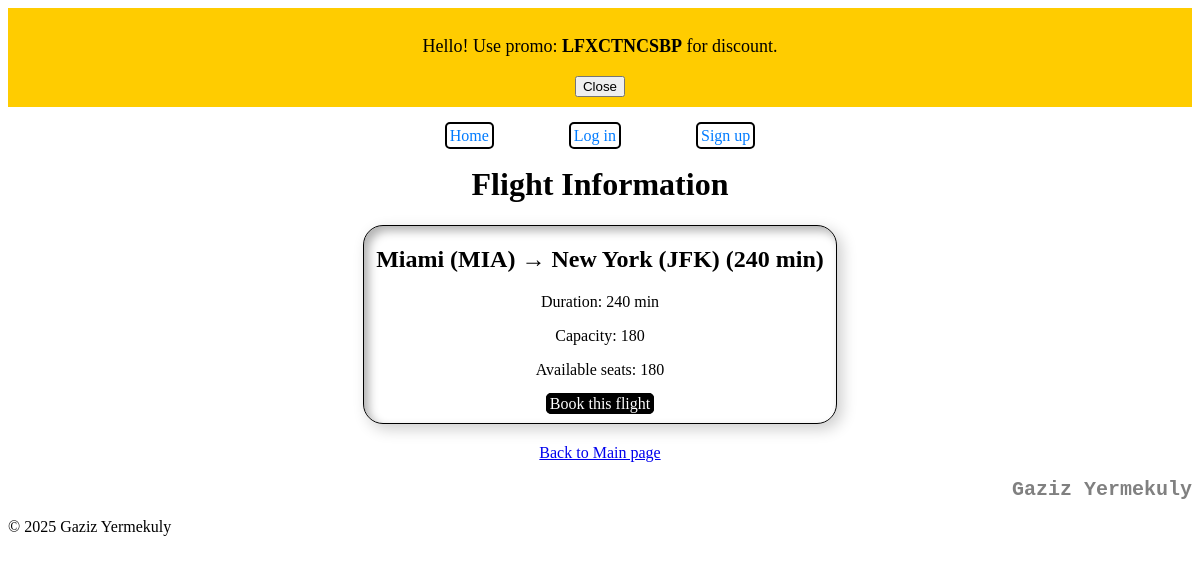
/flights/3/, run on the app's committed database.
### flights/models.py (models this page shows)
class Flight(models.Model):
    origin = models.ForeignKey(Airport, on_delete=models.CASCADE, related_name="departures")
    destination = models.ForeignKey(Airport, on_delete=models.CASCADE, related_name="arrivals")
    duration = models.IntegerField()
    capacity = models.IntegerField()
    def available_seats(self):
        return self.capacity - self.bookings.count()
    def __str__(self):
        return f"{self.origin} → {self.destination} ({self.duration} min)"

class Airport(models.Model):
    code = models.CharField(max_length=3, unique=True)
    city = models.CharField(max_length=64)
    def __str__(self):
        return f"{self.city} ({self.code})"

### flights/views.py (the view)
# urls.py: path("flights/<int:flight_id>/", views.flight_detail, name="flight_detail"),
def flight_detail(request, flight_id):
    flight = get_object_or_404(Flight, id=flight_id)
    return render(request, "flights/flight_detail.html", {"flight": flight})

### flights/templates/flights/flight_detail.html (shortened to what this page needs)
{% extends 'flights/base.html' %}
{% block content %}
<h1 class="flight-info">Flight Information</h1>
<div class="flight-list">
    <h2>{{ flight }}</h2>
<p>Duration: {{ flight.duration }} min</p>
<p>Capacity: {{ flight.capacity }}</p>
<p>Available seats: {{ flight.available_seats }}</p>
<a href="{% url 'book_flight' flight.id %}">Book this flight</a>
</div>
<p class="back-to-menu">
    <a href="{% url 'index' %}">Back to Main page</a>
</p>
<footer style="text-align: right;">
    <h2 style="font-family: 'Courier New', Courier, monospace;font-size: 20px;color: gray;">Gaziz Yermekuly</h2>
</footer>
{% endblock %}

### flights/templates/flights/flight_detail.html (style rules this page uses)
.flight-list { justify-content: center; align-items: center; justify-items: center; border: 1px solid black; margin: 20px 30% 20px 30%; border-radius: 20px; box-shadow: inset 5px 5px 10px rgba(0, 0, 0, 0.3), 5px 5px 15px rgba(0, 0, 0, 0.2); padding: 0 0 10px 0; }
.flight-list a { text-decoration: none; border: 1px solid black; margin: auto; padding: 1px 3px 1px 3px; border-radius: 5px; background-color: black; color: white; }
.back-to-menu,.flight-info { justify-content: center; align-items: center; justify-items: center; text-align: center; }

### data on the page
Flight: origin+destination+duration "Miami (MIA) → New York (JFK) (240 min)", duration "240", capacity "180", available_seats "180"

### other printed values
{{ request.session.promo_code }} "LFXCTNCSBP"
